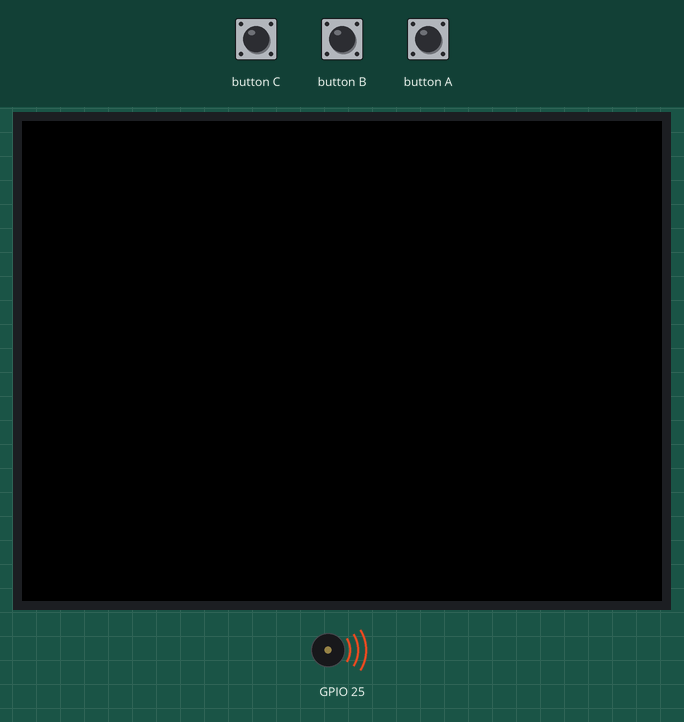
Bench run of a sketch on a simulated ESP32. Shown: 320×240 colour display, buzzer (waves = sounding).

Above: at 0.27 s.
At 3.3 s:
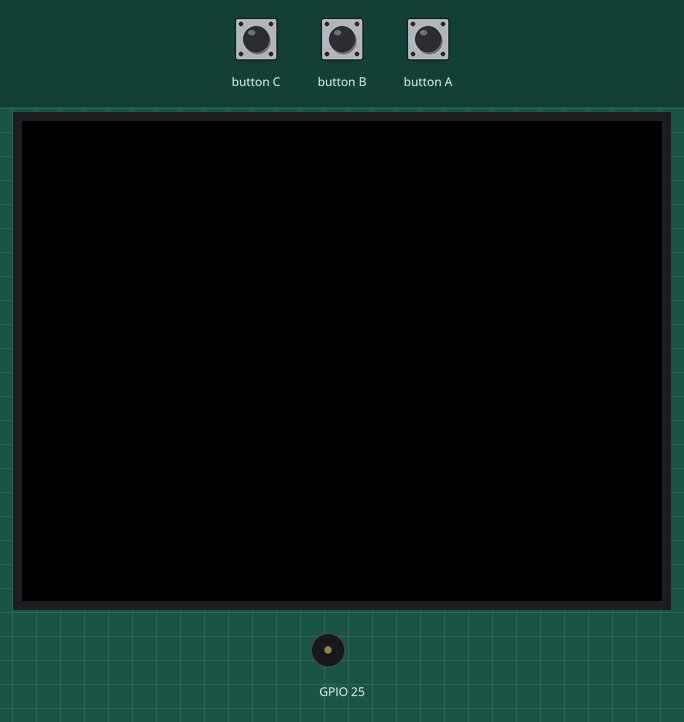
Timing chart, 0 to 5.6 s (numbered marks = the images above):
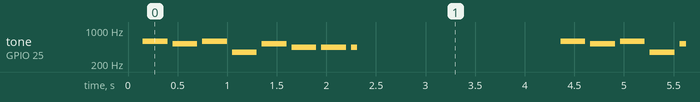

Measured:
- by itself, tone on GPIO 25: repeats every 4.2 s: silent 0.05 s, 524 Hz 0.25 s, silent 0.05 s, 588 Hz 0.25 s, silent 0.05 s, 349 Hz 0.25 s, silent 0.05 s, 524 Hz 0.25 s, 2 × (silent 0.05 s, 440 Hz 0.25 s), silent 0.05 s, 440 Hz 0.06 s, silent 2.1 s, 588 Hz 0.25 s

The sketch:

sketch_sep02b.ino
```cpp
#include <M5Stack.h>
const int nC4 = 262; //C
const int nD4 = 294;
const int nE4 = 330;
const int nF4 = 349;
const int nG4 = 392;
const int nA4 = 440;
const int nB4 = 494;
const int nC5 = 524; // nC5 = 2(nC4)
const int nD5 = nD4*2;

const int note[] = {nD5,nC5,nD5,nF4,nC5,nA4,nA4,nA4};
const int duration[] = {4,4,4,4,4,4,4,16};

void setup() {
  // put your setup code here, to run once:
  M5.begin();

}

void loop() {
  // put your main code here, to run repeatedly:
  for(int i=0;i<8;i++)
  {
    int wait = 1000/duration[i];
    M5.Speaker.tone(note[i]);
    delay(wait);
    M5.Speaker.mute();
    delay(50);
  }
  M5.Speaker.mute();
  delay(2000);
  M5.update();
}
```
